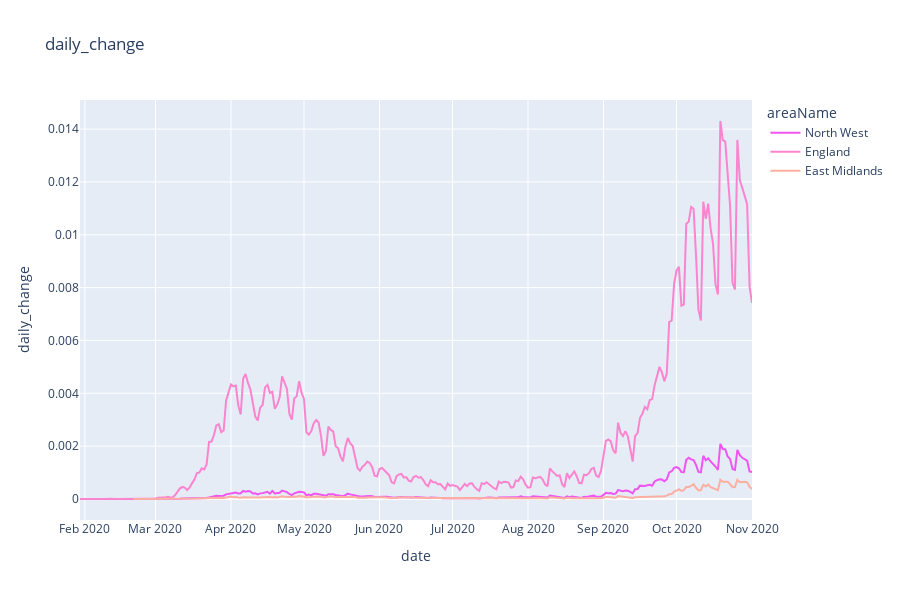

The notebook cell saved with this chart:
### Code cell
# daily change over the entire year for the given places
print("Please enter a list of places. eg: North West, England, East Midlands")
list_area2 = list(input().split(", "))
df_new2 = pd.DataFrame()
for i in list_area2:
    df_new2 = df_new2.append(df[df['areaName'] == i]) 
df_new2.head()

fig = px.line(df_new2, x="date", y="daily_change", color='areaName', 
        height=600, title="daily_change", 
        color_discrete_sequence = px.colors.cyclical.mygbm)
fig.update_layout(showlegend=True)
fig.show()
print("If the desired results were not obtained, make sure there is a space after each comma.")

### Figure 1 — Plotly figure (JSON) as saved in the notebook; plotly's stock layout.template omitted (floating-point values rounded to 4 significant figures; data arrays with more than 128 entries replaced by an {"elided": "..."} marker saying what was removed)
{"data": [{"hovertemplate": "areaName=North West<br>date=%{x}<br>daily_change=%{y}<extra></extra>", "legendgroup": "North West", "line": {"color": "#ef55f1", "dash": "solid"}, "mode": "lines", "name": "North West", "orientation": "v", "showlegend": true, "type": "scatter", "x": {"elided": "274 str values"}, "xaxis": "x", "y": {"elided": "274 float values"}, "yaxis": "y"}, {"hovertemplate": "areaName=England<br>date=%{x}<br>daily_change=%{y}<extra></extra>", "legendgroup": "England", "line": {"color": "#fb84ce", "dash": "solid"}, "mode": "lines", "name": "England", "orientation": "v", "showlegend": true, "type": "scatter", "x": {"elided": "277 str values"}, "xaxis": "x", "y": {"elided": "277 float values"}, "yaxis": "y"}, {"hovertemplate": "areaName=East Midlands<br>date=%{x}<br>daily_change=%{y}<extra></extra>", "legendgroup": "East Midlands", "line": {"color": "#fbafa1", "dash": "solid"}, "mode": "lines", "name": "East Midlands", "orientation": "v", "showlegend": true, "type": "scatter", "x": {"elided": "255 str values"}, "xaxis": "x", "y": {"elided": "255 float values"}, "yaxis": "y"}], "layout": {"height": 600, "legend": {"title": {"text": "areaName"}, "tracegroupgap": 0}, "showlegend": true, "title": {"text": "daily_change"}, "xaxis": {"anchor": "y", "domain": [0, 1], "title": {"text": "date"}}, "yaxis": {"anchor": "x", "domain": [0, 1], "title": {"text": "daily_change"}}}}
